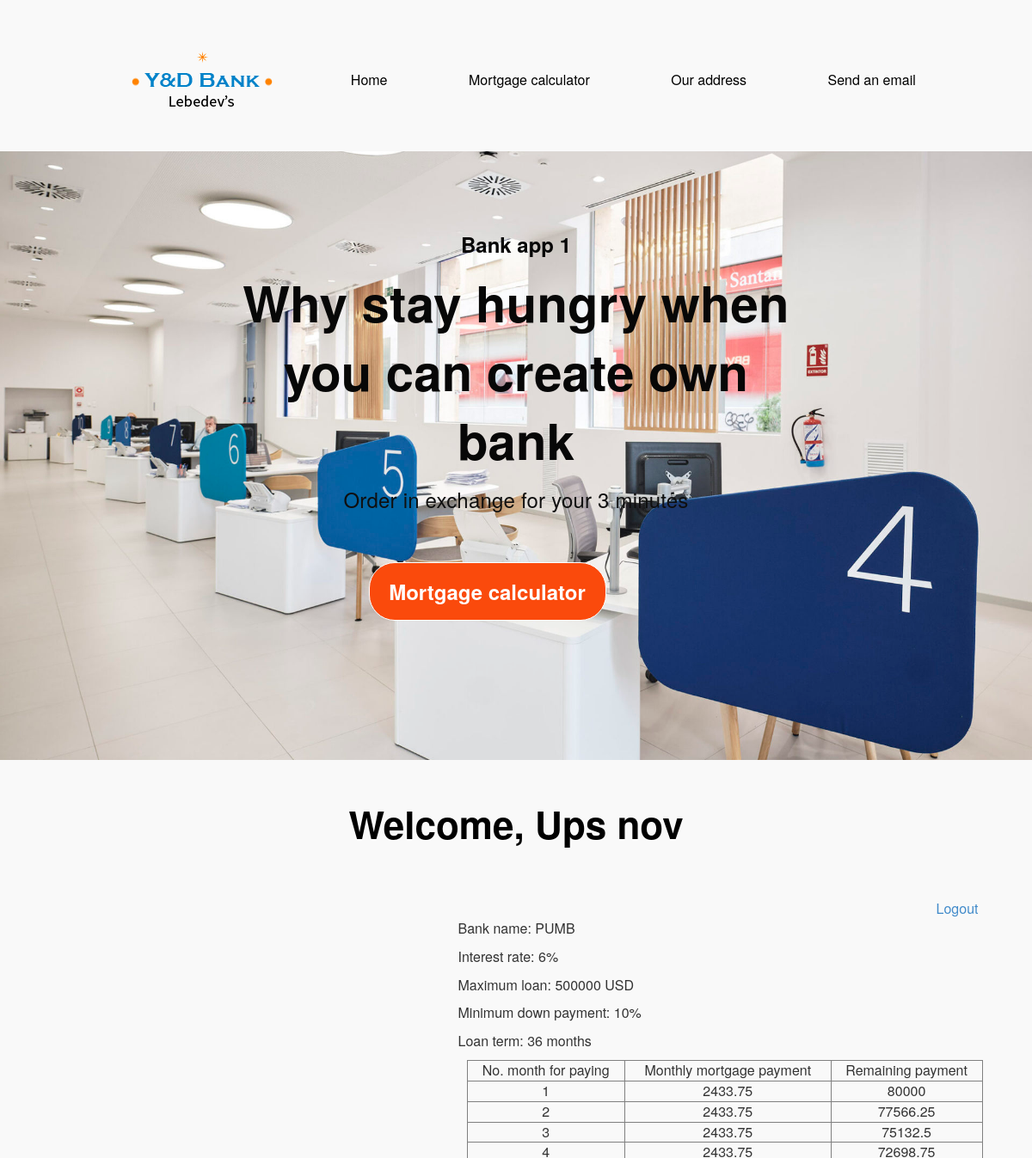
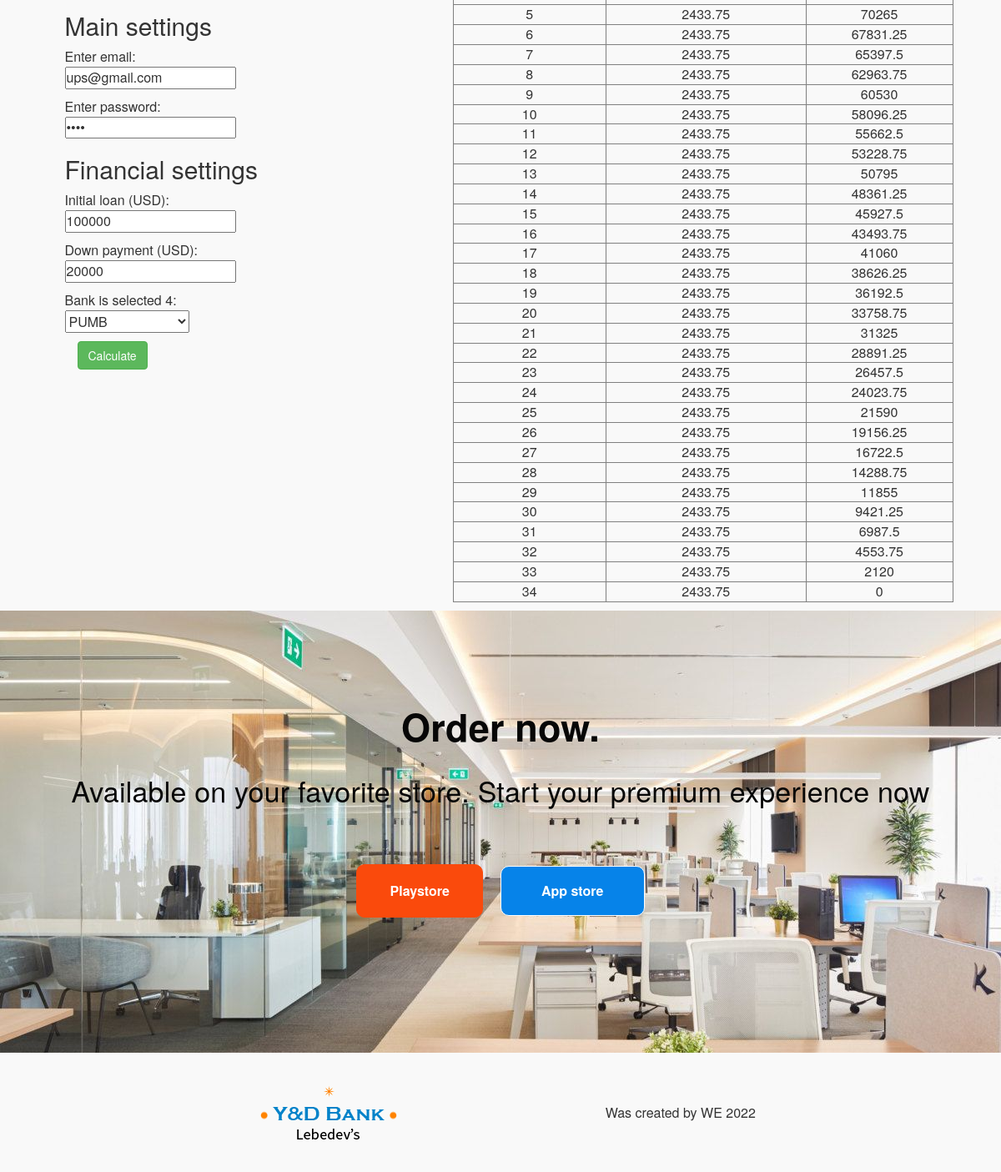
Page /home.php (signed in) on the committed database (2 pictures, top to bottom).
### tables this page shows
CREATE TABLE IF NOT EXISTS `users` (
  `id` int(11) NOT NULL AUTO_INCREMENT,
  `firstname` varchar(25) NOT NULL,
  `lastname` varchar(15) NOT NULL,
  `email` varchar(50) NOT NULL,
  `password` varchar(100) NOT NULL,
  `status` tinyint(4) NOT NULL,
  `activecode` int(11) NOT NULL,
  `timestamp` int(11) NOT NULL,
  `type` varchar(256) NOT NULL,
  `prepre` varchar(255) NOT NULL,
  `pre` varchar(255) NOT NULL,
  `current` varchar(255) NOT NULL,
  PRIMARY KEY (`id`)
);

CREATE TABLE IF NOT EXISTS `banks` (
  `id` int(11) NOT NULL,
  `bank_name` text NOT NULL,
  `interest_rate` float NOT NULL,
  `max_loan` int(11) NOT NULL,
  `min_pay` int(11) NOT NULL,
  `loan_term` int(11) NOT NULL
);

### home.php (the view, shortened to what this page needs)
<?php
$connect = new PDO('mysql:host=127.0.0.1;dbname=nov', 'root', '');
?>
<!DOCTYPE html>
<html lang="en">
<head>
    <link rel="stylesheet" href="./style/papa.css">
<?php
$text_en_home="Home";
$text_en_mortcalc="Mortgage calculator";
$text_en_ouradr="Our address";
$text_en_send="Send an email";
?>
 <link href="css/bootstrap.min.css" rel="stylesheet">
  <link href="css/animate.css" rel="stylesheet">
</head>
<body>
    <header class="container header">
        <div>
            <a href="">
                <img src="new/Logo.png" alt="">
            </a>
        </div>
        <nav>
            <ul>
                <li class="nav-li">
                    <a class="nav-link" href="">
                    <?php echo $text_en_home;?>
                    </a>
                </li>
                <li class="nav-li">
                    <a class="nav-link" href="index.php">
                        <?php echo $text_en_mortcalc;?>
                    </a>
                </li>
                <li class="nav-li">
                    <a class="nav-link" href="">
                    <?php echo $text_en_ouradr;?>
                    </a>
                </li>
                <li class="nav-li">
                    <a class="nav-link" href="">
                    <?php echo $text_en_send;?>
                    </a>
                </li>
            </ul>
        </nav>
    </header>
    <section class="app">
        <div class="container">
            <h6 class="app-pretitle">
                Bank app 1
            </h6>
            <h1 class="app-title">
                Why stay hungry when
                you can create own bank
            </h1>
            <p class="app-text">
                Order in exchange for your 3 minutes
            </p>
            <div>
                <button class="button"><?php echo $text_en_mortcalc;?></button>
            </div>
        </div>
    </section>
    <section class="container">
        <div class="mobile1">
        <h1 class="main-title">Welcome, <?php echo $_SESSION['db_login']['firstname']." ".$_SESSION['db_login']['lastname']; ?></h1>
        </div>
    </section>
  <div class="container">
   <div align="right">
    <a href="index.php">Logout</a>
   </div>
   <?php
   if($_SESSION['db_login']['type'] !="master")
   {
     $id = $_SESSION['db_login']['id'];
    $query ="SELECT * FROM users WHERE id = '$id'";
     $statement = $connect->prepare($query);
  $statement->execute();
  $result = $statement->fetchAll();
   foreach($result as $row){
        $email = $row["email"];
        $password = $row["password"];
        $prepre = $row["prepre"];
        $pre = $row["pre"];
        $current = $row["current"];
    echo " <section class='container'>
            <div class='mobile'>
        <div>
        <h2>Main settings</h2>
            <form method='POST'>
            <input type='hidden' name='id' value='$id' />
            <p>Enter email:<br>
            <input type='text' name='email' value='$email' /></p>
            <p>Enter password: <br>
            <input type='password' name='password' value='$password' /></p>
            <h2>Financial settings</h2>
            <p>Initial loan (USD): <br>
            <input type='text' name='prepre' value='$prepre' /></p>
            <p>Down payment (USD): <br>
            <input type='text' name='pre' value='$pre' /></p>
            <p>Bank is selected $current: <br>
            <select name='current' id='current'>";
            $query = " SELECT id, bank_name, interest_rate, max_loan, min_pay, loan_term FROM banks";
            $statement = $connect->prepare($query);
            $statement->execute();
            $result = $statement->fetchAll();
            foreach($result as $row)
            {
            echo '<option value='.$row["id"].''; if($current==$row["id"]) echo ' selected';
            echo '>'.$row["bank_name"].'</option>';
            }
           echo " </select> </p>";
     ?>
          <div style="margin-top:10px" class="form-group">
          <div class="col-sm-12 controls">
          <button type="submit" id="btn-login" class="btn btn-success">Calculate  </button>
          </div>
          </div>
          </form>
          <br><br>
            </div>
            <?php
           $query = " SELECT bank_name, interest_rate, max_loan, min_pay, loan_term FROM banks WHERE id='$current'";
           $statement = $connect->prepare($query);
           $statement->execute();
           $result1 = $statement->fetchAll();
             $init_paym=$prepre;
             $down_paym = $pre;
             $start_payment=$init_paym-$down_paym;
             foreach($result1 as $row1)
            {
            ?>
           <div>
           <p> Bank name: <?php echo $row1["bank_name"]; ?> </p>
           <p> Interest rate: <?php echo $row1["interest_rate"]; ?>% </p>
           <p> Maximum loan: <?php echo $row1["max_loan"]; ?> USD </p>
           <p> Minimum down payment: <?php echo $row1["min_pay"]; ?>% </p>
           <p> Loan term: <?php echo $row1["loan_term"]; ?> months </p>
           <table style="margin:10px; padding:10px" table-bordered border="1" width=600>
            <tr>
            <th style="text-align:center">No. month for paying</th>
            <th style="text-align:center">Monthly mortgage payment</th>
            <th style="text-align:center">Remaining payment</th>
            </tr>
            <?php
            $percent_1=round(((float)$row1["interest_rate"]/12.0),10)/100;
            $p_pow=round(pow((1+$percent_1),$row1["loan_term"]),6);
            $top_res=$start_payment*($percent_1)*$p_pow;
            $bot_res=$p_pow-1;
            $month_payment=round(($top_res/$bot_res),2);
            for($i1=1; $i1<=$row1["loan_term"]; $i1++)
            {
            echo '<tr><td style="text-align:center">'.$i1.'</td>
            <td style="text-align:center">'.$month_payment.'</td>
            <td style="text-align:center">'. $start_payment.'</td></tr>';
            $start_payment=round(($start_payment-$month_payment),2);
            if($start_payment<0)
                        { $start_payment=0;
            echo '<tr><td style="text-align:center">'.($i1+1).'</td>
            <td style="text-align:center">'.$month_payment.'</td>
            <td style="text-align:center">0</td></tr>';
                        $i1=$row1["loan_term"]+1;
                        }
            }
            ?>
            </table>
            </div>
            <?php } ?>
        </div>
<?php
    }
   }
   ?>
  </div>
  <section class="bot">
        <div class="container">
            <h1 class="bot-pretitle">
                Order now.
            </h1>
            <h6 class="bot-title">
                Available on your favorite store. Start your premium experience now
            </h6>
            <div>
                <button class="button1">Playstore</button>
                <button class="button1">App store</button>
            </div>
        </div>
    </section>
    <footer class="container header">
      <div>
          <a href="">
              <img src="./new/Logo.png" alt="">
          </a>
      </div>
      <p>
          Was created by WE 2022
      </p>
    </footer>
</body>
</html>

### style/papa.css (style rules this page uses)
* { margin: 0; padding: 0; font-size: 16px; font-weight: normal; }
.container { max-width: 1105px; margin: 0px auto; }
.header { display:flex; justify-content: space-between; align-items: center; margin: 40px auto; }
.nav-li { display: inline-block; }
.nav-link { color: black; text-decoration: none; }
.nav-li:not(:last-of-type) { margin-right: 90px; }
.app { background-image: url("../new/bg_2.jpg"); color: rgb(7, 7, 7); text-align: center; padding: 80px 0 162px; background-repeat: no-repeat; background-size: cover; background-position: center; }
.app-pretitle { font-weight: bold; font-size: 24px; line-height: 36px; }
.app-title { font-weight: bold; font-size: 58px; line-height: 80px; text-align: center; letter-spacing: 0.2px; max-width: 650px; margin: 10px auto; }
.app-text { font-weight: 500; font-size: 24px; line-height: 38px; text-align: center; letter-spacing: 0.2px; color: #0f0f0f; margin-bottom: 54px; }
.button { width: 276px; height: 68px; left: 454px; top: 388px; color: white; border-radius: 30px; font-weight: bold; font-size: 24px; line-height: 36px; }
.button:first-of-type { background: #FA4A0C; border: 1px solid #FA4A0C; margin-right: 67px; }
.button:last-of-type { background: #FA4A0C; border: 1px solid white; }
.bot { background-image: url("../new/bg_3.jpg"); color: rgb(7, 7, 7); text-align: center; padding: 80px 0 162px; background-repeat: no-repeat; background-size: cover; background-position: center; }
.bot-pretitle { font-weight: bold; font-size: 45px; line-height: 57px; padding: 10px; text-align: center; letter-spacing: 0.2px; }
.bot-title { font-weight: 500; font-size: 34px; line-height: 38px; padding: 10px; text-align: center; letter-spacing: 0.2px; }
.button1 { margin-top: 49px; color: white; border-radius: 10px; font-weight: bold; font-size: 16px; line-height: 28px; }
.button1:first-of-type { background: #FA4A0C; border: 1px solid #FA4A0C; margin-right: 16px; width: 152px; height: 64px; }
.button1:last-of-type { background: #0683e9; border: 1px solid white; width: 173px; height: 60px; left: 158px; top: 2px; }
.mobile { display: flex; justify-content: space-between; align-items: center; }
.main-title { font-weight: 600; font-size: 44px; line-height: 36px; color: #000000; margin-top: 56px; margin-bottom: 70px; }
.mobile1 { text-align: center; }

### home.php (style rules this page uses)
body { padding-top:20px;background-color:#f9f9f9; }

### rows in the picture
users: email "ups@gmail.com", prepre "100000", pre "20000", current "4", current "PUMB", month_payment "2433.75", start_payment "80000", start_payment "77566.25", start_payment "75132.5", start_payment "72698.75", start_payment "70265", start_payment "67831.25", start_payment "65397.5", start_payment "62963.75", start_payment "60530", start_payment "58096.25", start_payment "55662.5", start_payment "53228.75", start_payment "50795", start_payment "48361.25", start_payment "45927.5", start_payment "43493.75", start_payment "41060", start_payment "38626.25", start_payment "36192.5", start_payment "33758.75", start_payment "31325", start_payment "28891.25", start_payment "26457.5", start_payment "24023.75", start_payment "21590", start_payment "19156.25", start_payment "16722.5", start_payment "14288.75", start_payment "11855", start_payment "9421.25", start_payment "6987.5", start_payment "4553.75", start_payment "2120"
banks: bank_name "PUMB", interest_rate "6", max_loan "500000", min_pay "10", loan_term "36"

### other values in the picture
$text_en_home "Home"
$text_en_mortcalc "Mortgage calculator"
$text_en_ouradr "Our address"
$text_en_send "Send an email"
$_SESSION['db_login']['firstname'] "Ups"
$_SESSION['db_login']['lastname'] "nov"
